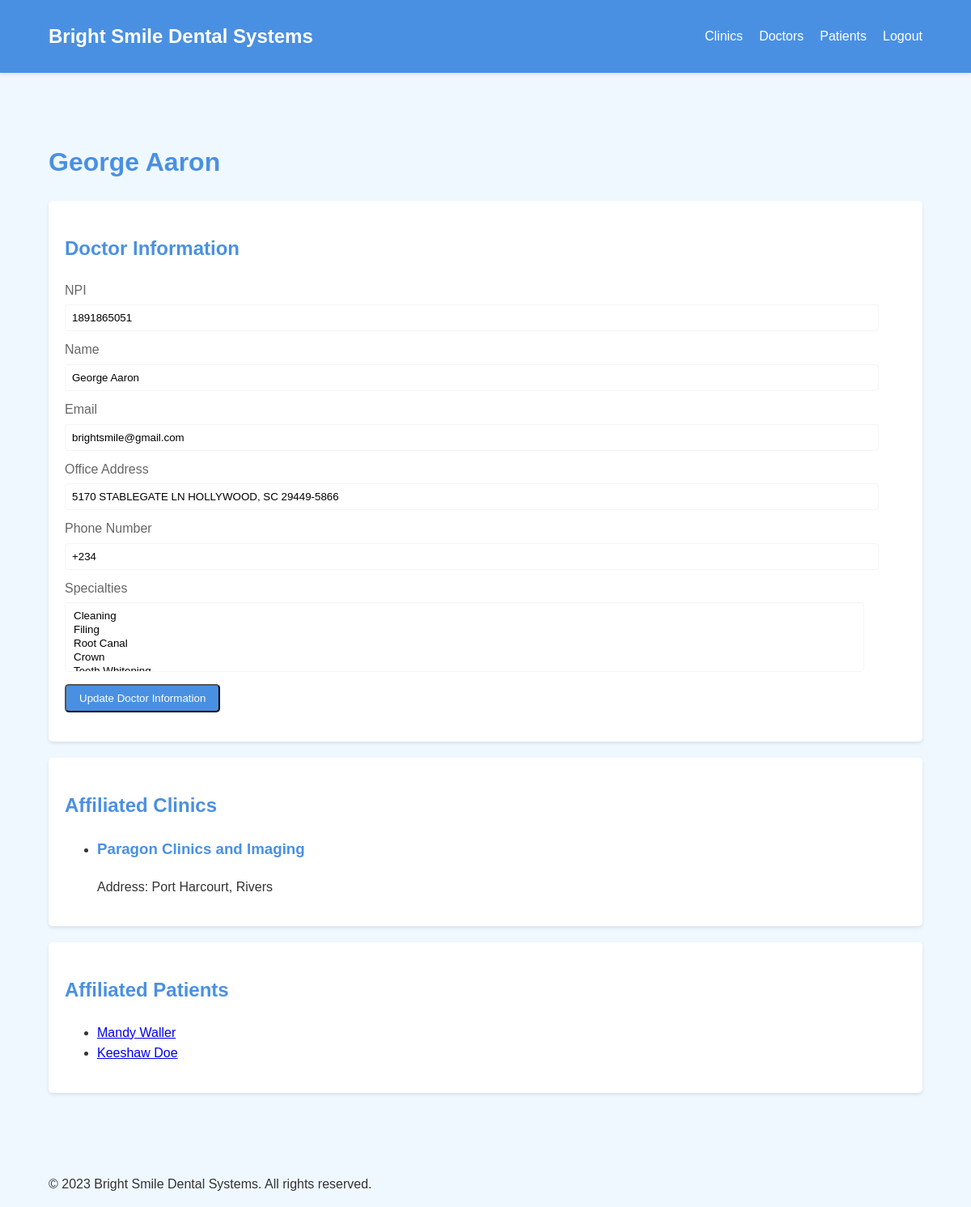
Page /doctors/detail/1/ (signed in) on the committed database.
### doctors/models.py (models this page shows, shortened)
class Doctor(models.Model):
    npi = models.IntegerField()
    name = models.CharField(max_length=200)
    email = models.EmailField(default="brightsmile@gmail.com")
    phone_number = PhoneNumberField(max_length=14, default='+234')
    office_address = models.CharField(max_length=200)
    specialties = models.ManyToManyField(Procedure, blank=True)

### clinics/models.py (models this page shows, shortened)
class Clinic(models.Model):
    name = models.CharField(max_length=200)
    phone_number = PhoneNumberField()
    city = models.CharField(max_length=200)
    state = models.CharField(max_length=200)
    doctors = models.ManyToManyField(Doctor, blank=True, related_name="working_in")

### patients/models.py (models this page shows)
class Patient(models.Model):
    name = models.CharField(max_length=200)
    d_o_b = models.DateField()
    address = models.CharField(max_length=200)
    MALE = "M"
    FEMALE = "F"
    OTHER = "O"
    gender_choices = [
        (MALE, "M"),
        (FEMALE, "F"),
        (OTHER, "O"),
    ]
    gender = models.CharField(max_length=6,
                              choices=gender_choices,
                              default=OTHER)
    ssn_last_4 = models.CharField(max_length=4, default="4444")
    phone_number = PhoneNumberField()
    def __str__(self):
        return self.name

### doctors/views.py (the view)
# urls.py: path("detail/<int:pk>/", DoctorDetailView.as_view(), name='detail-doctor'),
class DoctorDetailView(LoginRequiredMixin, DetailView):
    model = Doctor
    context_object_name = 'doctor'
    template_name = "doctor_detail.html"
    def get_object(self):
        self.doctor = get_object_or_404(Doctor, id=self.kwargs["pk"])
        return self.doctor
    def get_context_data(self, **kwargs):
        context = super().get_context_data(**kwargs)
        context['procedures'] = Procedure.objects.all()
        clinic_ids = Visit.objects.filter(doctor=self.doctor).values_list('clinic', flat=True).distinct()
        context["clinics"] = Clinic.objects.filter(id__in=clinic_ids)
        patient_ids = Visit.objects.filter(doctor=self.doctor).values_list('patient', flat=True).distinct()
        context["patients"] = Patient.objects.filter(id__in=patient_ids)
        print(context['patients'])
        return context

### doctors/templates/doctor_detail.html (shortened to what this page needs)
{% extends 'base.html' %}
{% block content %}
<h1>{{ doctor.name }}</h1>
<div class="card">
    <h2>Doctor Information</h2>
    <form action="{% url 'doctors_urls:update-doctor' doctor.id %}" method="post">
        <label for="npi">NPI</label>
        <input type="text" id="npi" name="npi" value="{{ doctor.npi }}" required>
        <label for="name">Name</label>
        <input type="text" id="name" name="name" value="{{ doctor.name }}" required>
        <label for="email">Email</label>
        <input type="email" id="email" name="email" value="{{ doctor.email }}" required>
        <label for="address">Office Address</label>
        <input type="text" id="address" name="address" value="{{ doctor.office_address }}" required>
        <label for="phone_number">Phone Number</label>
        <input type="tel" id="phone_number" name="phone_number" value="{{ doctor.phone_number }}" required>
        <label for="specialties">Specialties</label>
        <select multiple id="specialties" name="specialties" required>
            {% for procedure in procedures.all %}
            <option value="{{ procedure.name }}" {% if procedure.name in doctor.specialties %}selected{% endif %}>{{ procedure.name }}</option>
            {% endfor %}
        </select>
        <button type="submit" class="btn">Update Doctor Information</button>
    </form>
</div>
<div class="card">
    <h2>Affiliated Clinics</h2>
    <ul>
        {% for clinic in clinics.all %}
        <li>
            <h3>{{ clinic.name }}</h3>
            <p>Address: {{ clinic.city }}, {{ clinic.state }}</p>
        </li>
        {% empty %}
        <li><h3>No affiliated clinics</h3></li>
        {% endfor %}
    </ul>
</div>
<div class="card">
    <h2>Affiliated Patients</h2>
    <ul>
        {% for patient in patients.all %}
        <li>
            <a href="{% url 'patients_urls:detail-patients' patient.id %}">{{ patient.name }}</a>
        </li>
        {% empty %}
        <li><h3>No affiliated patients</h3></li>
        {% endfor %}
    </ul>
</div>
{% endblock %}

### static/css/style.css (style rules this page uses)
:root { --primary-color: #4a90e2; --secondary-color: #f0f8ff; --accent-color: #ff6b6b; --text-color: #333333; --light-gray: #f5f5f5; --dark-gray: #666666; }
body { font-family: Arial, sans-serif; line-height: 1.6; color: var(--text-color); background-color: var(--secondary-color); margin: 0; padding: 0; }
h1, h2, h3 { color: var(--primary-color); }
.btn { display: inline-block; background-color: var(--primary-color); color: white; padding: 0.5rem 1rem; text-decoration: none; border-radius: 5px; transition: background-color 0.3s ease; margin-bottom: 1rem; }
.card { background-color: white; border-radius: 5px; box-shadow: 0 2px 4px rgba(0, 0, 0, 0.1); padding: 20px; margin-bottom: 20px; }
form label { display: block; margin-bottom: 5px; color: var(--dark-gray); }
form input[type="text"], form input[type="email"], form input[type="password"], form input[type="tel"], form input[type="date"], form select, form textarea { width: 95%; padding: 8px; margin-bottom: 10px; border: 1px solid var(--light-gray); border-radius: 4px; }

### rows in the picture
Doctor: name "George Aaron", npi "1891865051", email "brightsmile@gmail.com", address "5170 STABLEGATE LN HOLLYWOOD, SC 29449-5866", phone_number "+234"
Clinic: name "Paragon Clinics and Imaging", city "Port Harcourt", state "Rivers"
Patient: name "Mandy Waller"
Patient: name "Keeshaw Doe"
